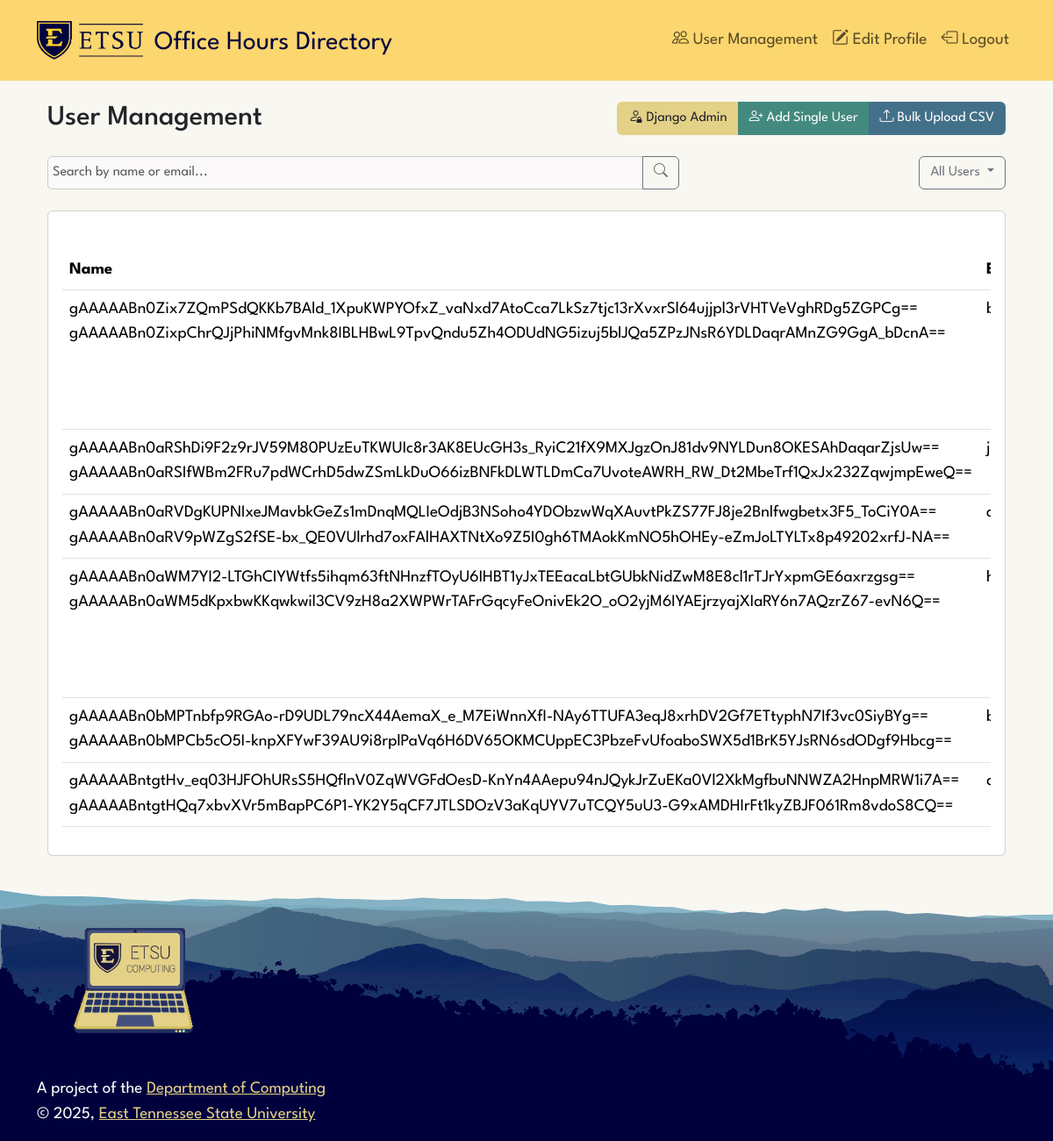
Page /users/manage/ (signed in) on the committed database.
### users/models.py (models this page shows, shortened)
class EncryptedUser(AbstractUser):
    username = None
    email = models.EmailField(unique=True)
    first_name = EncryptedCharField(max_length=150)
    last_name = EncryptedCharField(max_length=150)
    USERNAME_FIELD = 'email'
    REQUIRED_FIELDS = ['first_name', 'last_name']
    objects = CustomUserManager()

### users/views.py (the view, shortened to what this page needs)
# urls.py: path('manage/', views.user_management, name='manage'),
@user_passes_test(is_admin)
def user_management(request):
    users_list = EncryptedUser.objects.all().order_by('last_name', 'first_name')
    search_query = request.GET.get('search', '').strip()
    status_filter = request.GET.get('status', '')  # 'active' or 'inactive'
    if status_filter == 'active':
        users_list = users_list.filter(is_active=True)
    elif status_filter == 'inactive':
        users_list = users_list.filter(is_active=False)
    if hasattr(users_list, 'all'): users_list = list(users_list)
    total_results = len(users_list)
    per_page = 15
    paginator = Paginator(users_list, per_page)
    page = request.GET.get('page', 1)
    try:
        users = paginator.page(page)
    except PageNotAnInteger:
        users = paginator.page(1)
    except EmptyPage:
        users = paginator.page(paginator.num_pages)
    context = {
        'users': users,
        'now': timezone.now(),
        'search_query': search_query,
        'status_filter': status_filter,
        'total_results': total_results,
    }
    return render(request, 'users/management.html', context)

### users/templatetags/form_filters.py (called while the page is built)
@register.filter(name='has_group')
def has_group(user, group_name):
    try:
        group = Group.objects.get(name=group_name)
    except Group.DoesNotExist:
        return False
    return group in user.groups.all()

@register.filter(name='get_last_login_label')
def get_last_login_label(value):
    if not value:
        return ""
    try:
        ts = timesince(value, dt.now())
        if ts > '360 days':
            return "table warning"
        elif ts > '120 days':
            return "table-info"
        else:
            return ""
    except (ValueError, TypeError):
        return ""

### users/views.py (called while the page is built)
def is_admin(user):
    return user.is_staff

### templates/users/management.html (shortened to what this page needs)
{% extends '../base.html' %}
{% load form_filters %}
{% block content %}
<div class="container">
    <div class="row mb-4 align-items-center">
        <div class="col">
            <h2>User Management</h2>
        </div>
        <div class="col-auto">
            <div class="btn-group">
                <a href="/admin" target="_blank" class="btn bttn-warning">
                    <i class="bi bi-person-lock"></i> Django Admin
                </a>
                <a href="{% url 'users:create_user' %}" class="btn bttn-create">
                    <i class="bi bi-person-plus"></i> Add Single User
                </a>
                <a href="{% url 'users:upload_csv' %}" class="btn bttn-edit">
                    <i class="bi bi-upload"></i> Bulk Upload CSV
                </a>
            </div>
        </div>
    </div>
    <div class="row mb-4">
        <div class="col-md-8">
            <form method="get" action="{% url 'users:manage' %}" id="searchForm">
                <div class="input-group">
                    <input type="text" class="form-control" name="search" placeholder="Search by name or email..." value="{{ search_query }}">
                    <button class="btn btn-outline-secondary" type="submit">
                        <i class="bi bi-search"></i>
                    </button>
                </div>
            </form>
        </div>
        <div class="col-md-4">
            <div class="d-flex justify-content-end">
                <div class="dropdown">
                    <button class="btn btn-outline-secondary dropdown-toggle" type="button" id="filterDropdown" data-bs-toggle="dropdown" aria-expanded="false">
                        {% if status_filter == 'active' %}
                            Active Users
                        {% elif status_filter == 'inactive' %}
                            Inactive Users
                        {% else %}
                            All Users
                        {% endif %}
                    </button>
                </div>
            </div>
        </div>
    </div>
    <div class="card">
        <div class="card-body">
            <div class="table-responsive">
                <table class="table table-hover">
                    <thead>
                        <tr>
                            <th>Name</th>
                            <th>Email</th>
                        </tr>
                    </thead>
                    <tbody>
                        {% for user in users %}
                                <td>{{ user.get_full_name }}</td>
                                <td>{{ user.email }}</td>
                        {% empty %}
                            <tr>
                                <td colspan="6" class="text-center py-4">
                                    <p class="text-muted mb-0">No users found</p>
                                </td>
                            </tr>
                        {% endfor %}
                    </tbody>
                </table>
            </div>
        </div>
    </div>
</div>
{% endblock %}

### static/css/style.css (style rules this page uses)
:root { --clr-light: 43, 41%, 96%; --clr-primary: 225, 44%, 34%; --clr-primary-hover: 225, 51%, 44%; --clr-secondary: 201, 34%, 40%; --clr-secondary-hover: 201, 51%, 40%; --clr-info: 209, 50%, 50%; --clr-create: 171, 34%, 40%; --clr-create-hover: 171, 25%, 40%; --clr-spring-wood: 51, 30%, 95%; --clr-snow: 0, 20%, 98%; --clr-putty-yellow: 48, 62%, 71%; --clr-putty-yellow-hover: 48, 53%, 68%; --clr-etsu-yellow: 44, 96%, 71%; --fs-900: 9.375rem; --fs-850: 7.813rem; --fs-800: 6.25rem; --fs-750: 4.875rem; --fs-700: 3.5rem; --fs-650: 2.75rem; --fs-600: 2rem; --fs-550: 1.875rem; --fs-500: 1.75rem; --fs-450: 1.313rem; --fs-400: 1.125rem; --fs-350: 1.06rem; --fs-300: 1rem; --fs-250: 0.94rem; --fs-200: 0.875rem; --fs-150: 0.81rem; --fs-100: 0.75rem; --fs-0: 0.625rem; }
.bttn-warning { background-color: hsl(var(--clr-putty-yellow))!important; color: #212529!important; }
.bttn-create { background-color: hsl(var(--clr-create))!important; color: white!important; }
.bttn-edit { background-color: hsl(var(--clr-secondary))!important; color: white!important; }
*, *::before, *::after { box-sizing: border-box; }
body, h1, h2, h3, h4, h5, p, figure, picture { margin: 0; }
.row:after { content: ""; display: table; clear: both; }
.body-light { background-color: hsl(var(--clr-light))!important; }
body { font-family: "League Spartan", serif; font-size: 19px; line-height: 1.5; }
input[type=text], input[type=password], input[type=email], input[type='number'], input[type='tel'], input[type=url] { width: 100%; padding: 5px; border: 1px solid #ccc; border-radius: 5px; background-color: hsl(var(--clr-snow)); box-sizing: border-box; resize: vertical; }

### rows in the picture
EncryptedUser: get_full_name "gAAAAABn0Zix7ZQmPSdQKKb7BAld_1XpuKWPYOfxZ_vaNxd7AtoCca7LkSz7tjc13rXvxrSl64ujjpl3rVHTVeVghRDg5ZGPCg== gAAAAABn0ZixpChrQJjPhiNMfgvMnk8IBLHBwL9TpvQndu5Zh4ODUdNG5izuj5blJQa5ZPzJNsR6YDLDaqrAMnZG9GgA_bDcnA=="
EncryptedUser: get_full_name "gAAAAABn0aRShDi9F2z9rJV59M80PUzEuTKWUIc8r3AK8EUcGH3s_RyiC21fX9MXJgzOnJ81dv9NYLDun8OKESAhDaqarZjsUw== gAAAAABn0aRSIfWBm2FRu7pdWCrhD5dwZSmLkDuO66izBNFkDLWTLDmCa7UvoteAWRH_RW_Dt2MbeTrf1QxJx232ZqwjmpEweQ=="
EncryptedUser: get_full_name "gAAAAABn0aRVDgKUPNIxeJMavbkGeZs1mDnqMQLIeOdjB3NSoho4YDObzwWqXAuvtPkZS77FJ8je2Bnlfwgbetx3F5_ToCiY0A== gAAAAABn0aRV9pWZgS2fSE-bx_QE0VUlrhd7oxFAlHAXTNtXo9Z5I0gh6TMAokKmNO5hOHEy-eZmJoLTYLTx8p49202xrfJ-NA=="
EncryptedUser: get_full_name "gAAAAABn0aWM7YI2-LTGhCIYWtfs5ihqm63ftNHnzfTOyU6IHBT1yJxTEEacaLbtGUbkNidZwM8E8cl1rTJrYxpmGE6axrzgsg== gAAAAABn0aWM5dKpxbwKKqwkwil3CV9zH8a2XWPWrTAFrGqcyFeOnivEk2O_oO2yjM6IYAEjrzyajXIaRY6n7AQzrZ67-evN6Q=="
EncryptedUser: get_full_name "gAAAAABn0bMPTnbfp9RGAo-rD9UDL79ncX44AemaX_e_M7EiWnnXfI-NAy6TTUFA3eqJ8xrhDV2Gf7ETtyphN7If3vc0SiyBYg== gAAAAABn0bMPCb5cO5I-knpXFYwF39AU9i8rplPaVq6H6DV65OKMCUppEC3PbzeFvUfoaboSWX5d1BrK5YJsRN6sdODgf9Hbcg=="
EncryptedUser: get_full_name "gAAAAABntgtHv_eq03HJFOhURsS5HQflnV0ZqWVGFdOesD-KnYn4AAepu94nJQykJrZuEKa0Vl2XkMgfbuNNWZA2HnpMRW1i7A== gAAAAABntgtHQq7xbvXVr5mBapPC6P1-YK2Y5qCF7JTLSDOzV3aKqUYV7uTCQY5uU3-G9xAMDHIrFt1kyZBJF061Rm8vdoS8CQ=="
